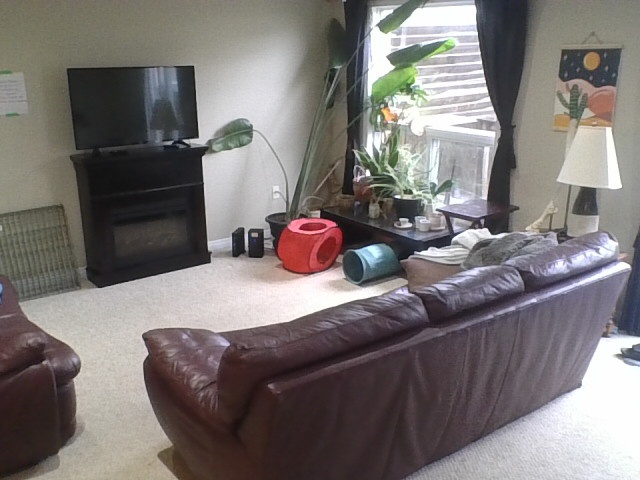
#> input picture python/test_set/capture_2.jpg, 640 x 480 px, found by its file name
$ python cleaned_code.py
#> lines starting #> are read from the running program, lines starting #| are printed output that depends on the picture; after the words box and inside, x2 and y2 are one past the last pixel; in counts of white or black regions, pixels touching at a corner belong together
import os
import datetime
import cv2
import numpy as np
from skimage.metrics import structural_similarity
from skimage import feature
import matplotlib.pyplot as plt
from matplotlib.widgets import Slider

# Define utility functions
def dilation(threshed_img, kernel_size=3):
    kernel = np.ones((kernel_size, kernel_size), np.uint8)
    return cv2.dilate(threshed_img, kernel, iterations=1)

def erosion(threshed_img, kernel_size=3):
    kernel = np.ones((kernel_size, kernel_size), np.uint8)
    return cv2.erode(threshed_img, kernel, iterations=1)

def fill(threshed_img):
    contours, _ = cv2.findContours(threshed_img, cv2.RETR_EXTERNAL, cv2.CHAIN_APPROX_SIMPLE)
    mask = np.zeros(threshed_img.shape, dtype=np.uint8)
    for contour in contours:
        cv2.drawContours(mask, [contour], -1, 255, thickness=cv2.FILLED)
    closed_mask = cv2.morphologyEx(mask, cv2.MORPH_CLOSE, np.ones((5, 5), np.uint8))
    return cv2.bitwise_or(threshed_img, closed_mask)

def lbp_map(image):
    gray = cv2.cvtColor(image, cv2.COLOR_BGR2GRAY)
    return feature.local_binary_pattern(gray, 1, 1, method="uniform")

# Load and process images
before = cv2.imread('./python/test_set/capture_2.jpg')
#> before is the input picture: shape (480, 640, 3); mean B, G, R 116.4, 117.9, 123.6
after = cv2.imread('./python/test_set/capture_41.jpg')
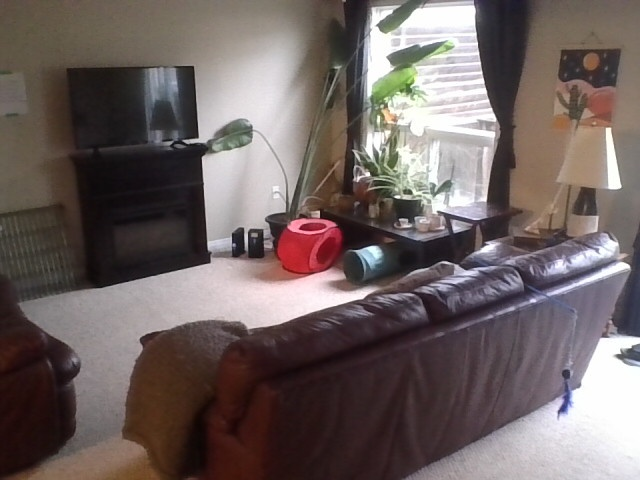
#> input picture python/test_set/capture_41.jpg, 640 x 480 px, found by its file name
#> after is the input picture: shape (480, 640, 3); mean B, G, R 97.7, 99.5, 111.4
before_gray, after_gray = [cv2.GaussianBlur(cv2.cvtColor(img, cv2.COLOR_BGR2GRAY), (5, 5), 0) for img in (before, after)]

# Compute SSIM
score, diff = structural_similarity(before_gray, after_gray, full=True)
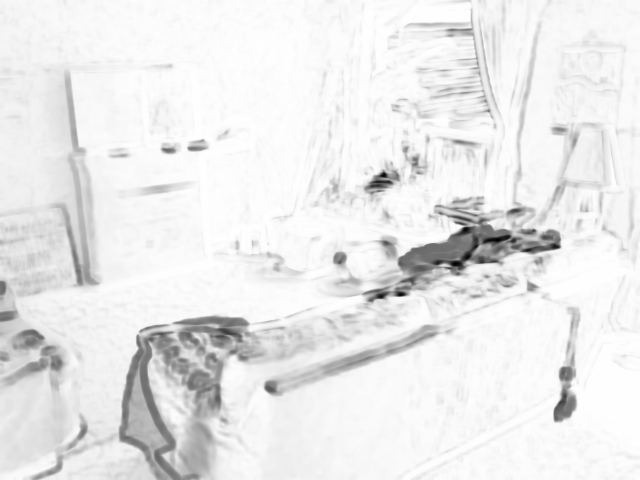
#> diff: shape (480, 640) float64; min -0.772, max 1, mean 0.857; drawn with min black and max white
#> score = 0.856
print("Image Similarity: {:.4f}%".format(score * 100))
#| Image Similarity: 85.6017%
diff = (diff * 255).astype("uint8")
thresh, threshed_img = cv2.threshold(diff, 0, 255, cv2.THRESH_BINARY_INV | cv2.THRESH_OTSU)
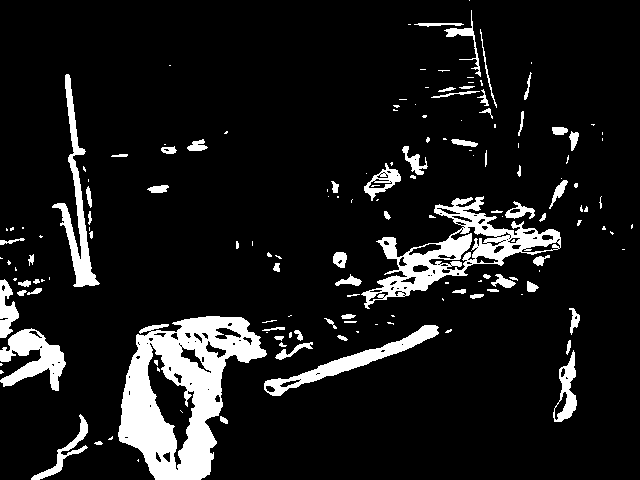
#> threshed_img: shape (480, 640); 10.5% white; 157 white regions (87 under 20 px), largest, box (x1, y1, x2, y2) and area: (118, 316, 267, 480) 12048, (361, 196, 561, 309) 5816, (52, 74, 100, 287) 2240
#> thresh = 166

# Check how close the diff values are to the threshold on average
mean_diff_value = np.mean(np.abs(diff-thresh))
#> mean_diff_value = 68.56
print("Mean diff value: {:.2f}".format(mean_diff_value))
#| Mean diff value: 68.56
print("Otsu's threshold value: {:.2f}".format(thresh))
#| Otsu's threshold value: 166.00

# Determine if Otsu's thresholding is appropriate
if mean_diff_value > 10:  # You can adjust this threshold value as needed
    print("Otsu's thresholding is appropriate.")
    #Display a plot of the otsu distribution
    plt.hist(diff.ravel(),256,[0,256]); plt.show()
else:
    threshed_img = cv2.threshold(diff, 0, 255, cv2.THRESH_BINARY_INV)[1]

# Post-process
threshed_img_dilated = dilation(threshed_img.copy(), kernel_size=10)
#> in dilation, `return cv2.dilate(threshed_img, kernel, iterations=1)`: returned value: shape (480, 640); 25.5% white; 42 white regions, largest, box (x1, y1, x2, y2) and area: (27, 312, 318, 480) 21599, (320, 174, 583, 346) 18391, (0, 253, 71, 396) 6172
lbp_img = lbp_map(before)
#> in lbp_map, `return feature.local_binary_pattern(gray, 1, 1, method="uniform")`: returned value: shape (480, 640) float64; values 0 (black) and 1 (white), 60.3% white; black in thin lines or dots
lbp_img = (lbp_img * 255).astype("uint8")
#> lbp_img: shape (480, 640); 60.3% white; black in thin lines or dots
lbp_img = cv2.merge([lbp_img, lbp_img, lbp_img])
#> lbp_img: shape (480, 640, 3); 60.3% white; black in thin lines or dots

threshed_img = erosion(threshed_img, kernel_size=2)
#> in erosion, `return cv2.erode(threshed_img, kernel, iterations=1)`: returned value: shape (480, 640); 8.5% white; 197 white regions (137 under 20 px)

# Contour analysis and visualization
contours, _ = cv2.findContours(threshed_img, cv2.RETR_EXTERNAL, cv2.CHAIN_APPROX_SIMPLE)
#> contours = 193 contours, 153 with area under 20; largest, box (x1, y1, x2, y2) and area: (119, 317, 267, 480) 14106, (377, 234, 472, 300) 1894, (265, 326, 439, 396) 1796, (435, 198, 561, 266) 1767, (0, 330, 66, 391) 1665
mask = np.zeros(before.shape, dtype='uint8')
filled_after = after.copy()

#Find evenly spaced points that lie on the contour
def get_contour_points(contour, num_points=3):
    contour = contour.squeeze()
    M = cv2.moments(contour)
    if M["m00"] != 0:
        centroid = (int(M["m10"] / M["m00"]), int(M["m01"] / M["m00"]))
    else:
        centroid = np.mean(contour, axis=0).astype(int)

    distances = np.linalg.norm(contour - centroid, axis=1)
    sorted_indices = np.argsort(distances)
    num_points = min(num_points, len(contour))
    selected_indices = sorted_indices[:num_points]
    return contour[selected_indices]

#function to find centroid of contour
def get_centroid(contour):
    M = cv2.moments(contour)
    if M["m00"] != 0:
        centroid = (int(M["m10"] / M["m00"]), int(M["m01"] / M["m00"]))
    else:
        centroid = np.mean(contour, axis=0).astype(int)
    return centroid

#function that finds centroid using above, but checks if it is within the contour, if not, finds the nearest pixel that is
def get_centroid_safe(contour):
    centroid = get_centroid(contour)
    if cv2.pointPolygonTest(contour, centroid, False) < 0:
        contour_points = get_contour_points(contour, num_points=5)
        distances = np.linalg.norm(contour_points - centroid, axis=1)
        centroid = contour_points[np.argmin(distances)]
    return centroid

for c in contours:
    if cv2.contourArea(c) > 400:
        x, y, w, h = cv2.boundingRect(c)
        cv2.rectangle(before, (x, y), (x + w, y + h), (36,255,12), 2)
        cv2.rectangle(after, (x, y), (x + w, y + h), (36,255,12), 2)
        cv2.drawContours(mask, [c], 0, (255,255,255), -1)
        overlay = filled_after.copy()
        cv2.drawContours(overlay, [c], 0, (0,255,0), -1)
        cv2.addWeighted(overlay, 0.3, filled_after, 0.7, 0, filled_after)
        overlay = lbp_img.copy()
        cv2.drawContours(overlay, [c], 0, (0,0,255), -1)
        cv2.addWeighted(overlay, 0.3, lbp_img, 0.7, 0, lbp_img)
        point1 = get_centroid_safe(c)
        cv2.circle(filled_after, tuple(point1), 1, (255, 0, 0), -1)
        point2 = get_centroid(c)
        cv2.circle(filled_after, tuple(point2), 1, (0, 0, 255), -1)
#> this loop made 193 passes
#> (x, y, w, h, point1) on pass 22: (0, 330, 66, 61, [33, 362])
#> (x, y, w, h, point1, point2) on pass 180: (53, 75, 46, 212, [82, 211], (77, 210))
#> before: shape (480, 640, 3); 2.66% of pixels changed, all inside (x1, y1, x2, y2) = (0, 74, 579, 480)
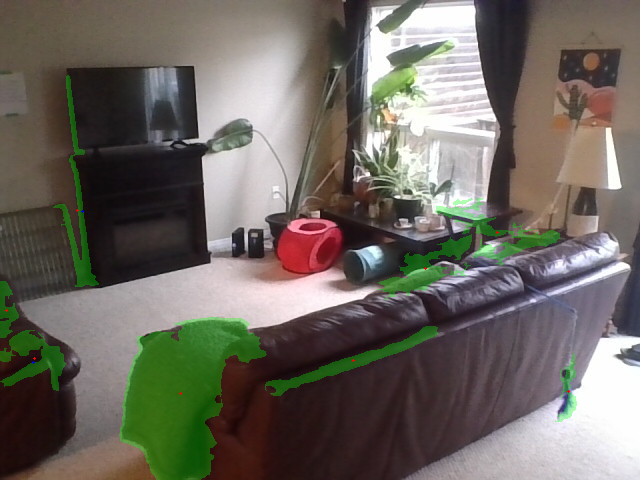
#> filled_after: shape (480, 640, 3); 8.31% of pixels changed, all inside (x1, y1, x2, y2) = (0, 75, 577, 480)
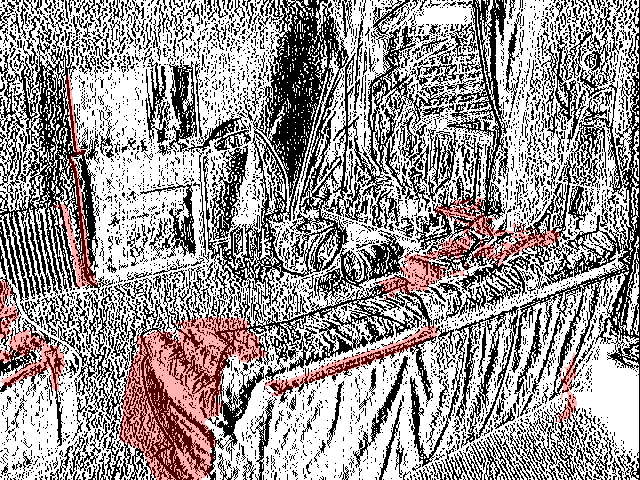
#> lbp_img: shape (480, 640, 3); mean of channels 0, 1, 2 150.4, 150.4, 156.8; drawn as B, G, R
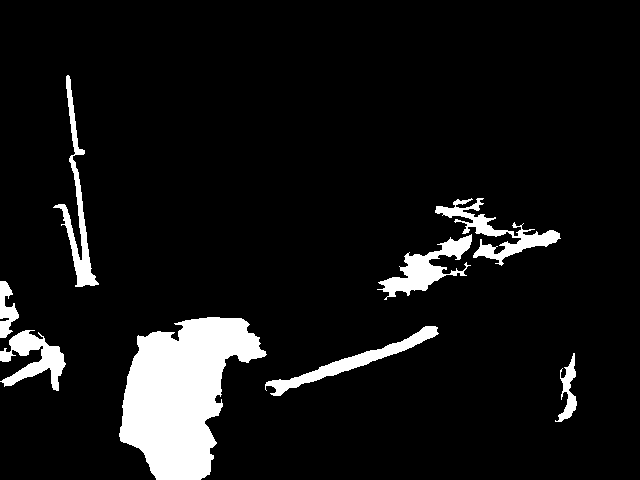
#> mask: shape (480, 640, 3); 8.3% white; 8 white regions, largest, box (x1, y1, x2, y2) and area: (119, 317, 267, 480) 14403, (435, 198, 561, 266) 2116, (377, 234, 472, 300) 2114


# Plot images as subplots
fig, axs = plt.subplots(2, 4, figsize=(15, 8))
images = [
    (before, "Before Image"), (after, "After Image"),
    (diff, "Difference Image"), (threshed_img, "Thresholded Diff"),
    (threshed_img_dilated, "Dilated Threshold"), (mask, "Contour Mask"),
    (filled_after, "Filled After Image"), (lbp_img, "LBP Map with Contours")
]

for ax, (img, title) in zip(axs.ravel(), images):
    ax.imshow(cv2.cvtColor(img, cv2.COLOR_BGR2RGB) if img.ndim == 3 else img, cmap='gray')
    ax.set_title(title)
    ax.axis('off')
#> this loop made 8 passes

plt.tight_layout()
plt.show(block=True)
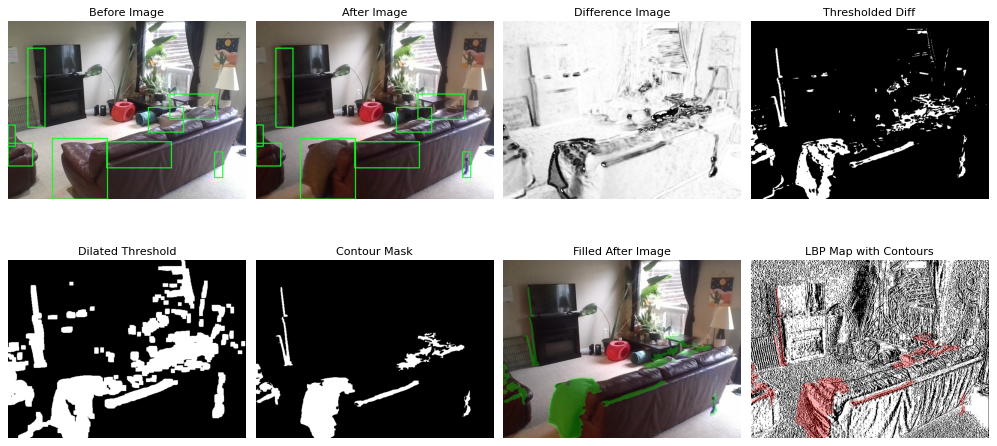
#> figure drawn by matplotlib, 8 panels

# Saving images to output directory
output_dir = os.path.join('output', datetime.datetime.now().strftime("%Y-%m-%d_%H-%M-%S"))
os.makedirs(output_dir, exist_ok=True)
for img, name in zip([before, after, diff, threshed_img, threshed_img_dilated, mask, filled_after, lbp_img],
                     ["before.jpg", "after.jpg", "diff.jpg", "threshed.jpg", "dilated.jpg", "mask.jpg", "filled_after.jpg", "lbp.jpg"]):
    cv2.imwrite(os.path.join(output_dir, name), img)
#> this loop made 8 passes

print(f"Images saved to {output_dir}")
#| Images saved to output/2026-11-20_14-14-25
